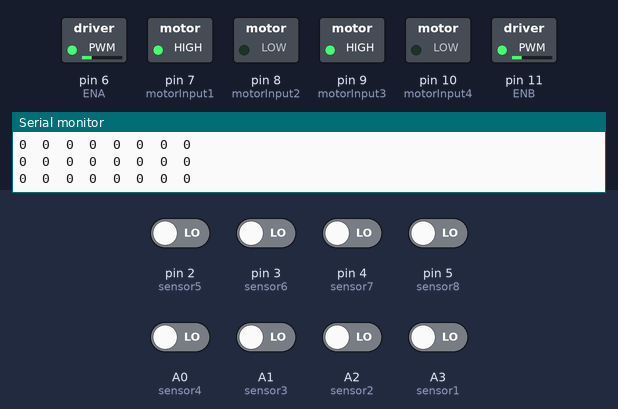
Simulated run of this sketch. Board: Arduino Uno, built with avr-gcc and run on an emulated ATmega328P. Shown: switched loads named in the sketch (green lamp = pin HIGH), the last lines printed to the serial monitor. Inputs (shaded band) come from the test bench; at power-on: A0 (sensor4), A1 (sensor3), A2 (sensor2), A3 (sensor1), pin 2 (sensor5), pin 3 (sensor6), pin 4 (sensor7), pin 5 (sensor8) LOW.

Above: at 2.7 s.
2.8 s: pin 2 (sensor5) driven HIGH
At 3.1 s:
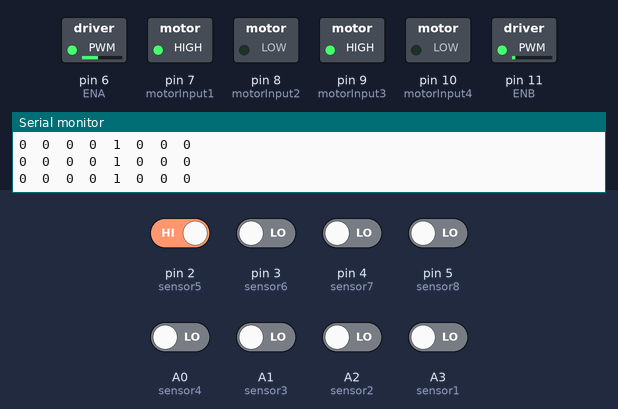
4.3 s: pin 3 (sensor6) driven HIGH
At 5.4 s:
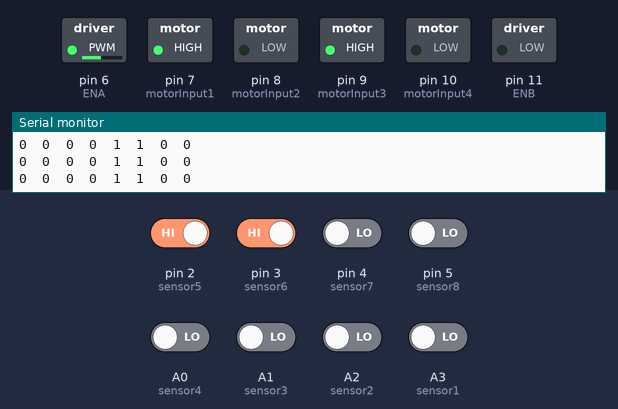
5.8 s: pin 4 (sensor7) driven HIGH
At 7.0 s:
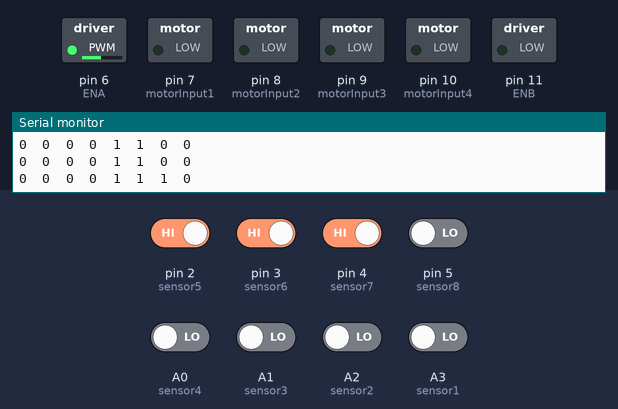
7.3 s: A3 (sensor1) driven HIGH
At 10.3 s:
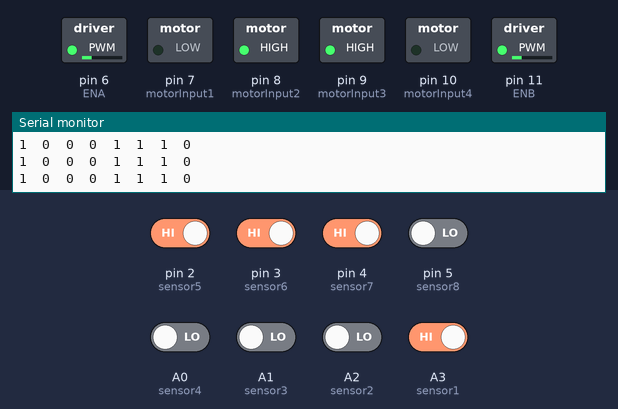
Timing chart, 0 to 11.3 s (numbered marks = the images above; inputs shaded):
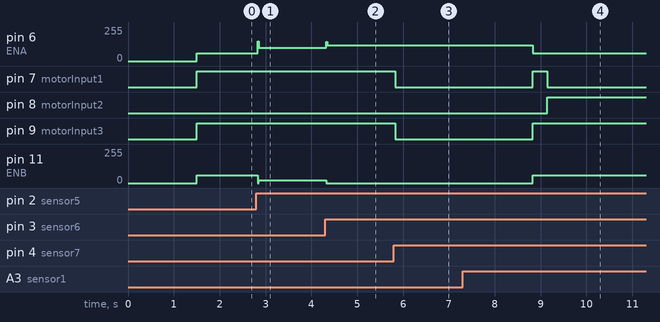

The sketch:

round1Backup.ino
```cpp
#define sensor1 A3      // Left most sensor
#define sensor2 A2      // Left sensor
#define sensor3 A1      // Middle Left sensor
#define sensor4 A0      // Middle Right sensor
#define sensor5 2       // Right sensor
#define sensor6 3       // Right most sensor
#define sensor7 4
#define sensor8 5

// Initial Values of Sensors
int sensor[8] = { 0, 0, 0, 0, 0, 0 , 0, 0 };

// Motor Pins
#define ENA 6
#define motorInput1 7
#define motorInput2 8
#define motorInput3 9
#define motorInput4 10
#define ENB 11

int left_motor_speed = 0;
int right_motor_speed = 0;

int spedr = 60;
int spedl = 60;
int spedf = 60;


int DelayCheck = 16;

int DelayForth = 100;
int DelayEvery = 100;
int DelayReverse = 200;
int DelaySharp = 200;
int delaytest = 3000;
int GoodPosition = 3;

int t = 0;

int initial_motor_speed = 60;

// Output Pins for Led
//int ledPin1 = A3;
//int ledPin2 = A4;

// PID Constants
float Kp = 20.00; // Will be tuned on track
float Ki = 0; //these contants will differ in eee and
float Kd = 25.00 ;//cse fest depending on track

// PID Variables
float error = 0, P = 0, I = 0, D = 0, PID_value = 0;
float previous_error = 0, previous_I = 0;

int flag = 0;

void setup() {
  pinMode(sensor1, INPUT);
  pinMode(sensor2, INPUT);
  pinMode(sensor3, INPUT);
  pinMode(sensor4, INPUT);
  pinMode(sensor5, INPUT);
  pinMode(sensor6, INPUT);

  pinMode(motorInput1, OUTPUT);
  pinMode(motorInput2, OUTPUT);
  pinMode(motorInput3, OUTPUT);
  pinMode(motorInput4, OUTPUT);
  pinMode(ENA, OUTPUT);
  pinMode(ENB, OUTPUT);

  /*pinMode(ledPin1, OUTPUT);
    digitalWrite(ledPin1, LOW);*/


  Serial.begin(9600);                     //setting serial monitor at a default baund rate of 9600
  delay(500);
  Serial.println("Started !!");
  delay(1000);
}

void loop()
{
  read_sensor_values();

  /*************************************************************************************  SHARP_LEFT_DETECT  *******************************************************************************************************************************/

  if (error == 100) {               // Make left turn untill it detects straight path
//LeftSharp:
//        stop_bot();
//        delay(delaytest);
    analogWrite(ENA, spedf); //Right Motor Speed
    analogWrite(ENB, spedf); // Left Motor Speed
    forward();
    delay(DelayEvery);
    read_sensor_values();
    if ( (sensor[1] == 1) && (sensor[2] == 1) && (sensor[3] == 1) && (sensor[4] == 1) && (sensor[5] == 1) && (sensor[6] == 1) ) {
      stop_bot();
      delay(5000);
      do {
        analogWrite(ENA, spedr); //Right Motor Speed
        analogWrite(ENB, spedl); //Left Motor Speed
        sharpLeftTurn();
        read_sensor_values();
      } while (error < -GoodPosition || error > GoodPosition);

    } else {
      analogWrite(ENA, spedr); //Right Motor Speed
      analogWrite(ENB, spedl); //Left Motor Speed
      sharpLeftTurn();
      delay(DelaySharp);
      read_sensor_values();
      do {
        analogWrite(ENA, spedr); //Right Motor Speed
        analogWrite(ENB, spedl); //Left Motor Speed
        sharpLeftTurn();
        read_sensor_values();
      } while (error < -GoodPosition || error > GoodPosition);
      //      stop_bot();
    }
  }

  /**************************************************************************************  SHARP_RIGHT_DETECT  *************************************************************************************** *************************************/

  else if (error == 101) {          // Make right turn untill it detects straight path....If straight path exists.....Go forward

        stop_bot();
        delay(delaytest);
//    analogWrite(ENA, spedf); //Right Motor Speed
//    analogWrite(ENB, spedf); // Left Motor Speed
//    forward();
//    delay(10);
//    read_sensor_values();
//    if (error == 100) {
//      goto LeftSharp;
//    }
//    analogWrite(ENA, spedf); //Right Motor Speed
//    analogWrite(ENB, spedf); // Left Motor Speed
//    forward();
//    delay(10);
//    read_sensor_values();
//    if (error == 100) {
//      goto LeftSharp;
//    }

    analogWrite(ENA, spedf); //Right Motor Speed
    analogWrite(ENB, spedf); // Left Motor Speed
    forward();
    delay(DelayEvery + 20);
    read_sensor_values();

    if (error == 102) {
      do {
        analogWrite(ENA, spedr); //Right Motor Speed
        analogWrite(ENB, spedl); //Left Motor Speed
        sharpRightTurn();
        read_sensor_values();
      } while (error < -GoodPosition || error > GoodPosition );

    } else {
      analogWrite(ENA, spedf); //Right Motor Speed
      analogWrite(ENB, spedf); //Left Motor Speed
      forward();
      delay(DelayForth);
    }
  }

  /********************************************************************  WHITE_DETECT  *************************************************************************************************************************/

  else if (error == 102) {
    //    Serial.println("IM in 102");
    //    delay(6000);
//    t = 0;
//    do {
      analogWrite(ENA, spedf); //Right Motor Speed
      analogWrite(ENB, spedf); //Left Motor Speed

      //      analogWrite(ENA, left_motor_speed); //Left Motor Speed
      //      analogWrite(ENB, right_motor_speed); //Right Motor Speed

      forward();
      delayMicroseconds(1000);
//      t = t + 1;
      //      Serial.print("t=");
      //      Serial.println(t);
//      read_sensor_values();
//      if (t == DelayCheck) {
//        //        Serial.println("IM in condition");
//        //        delay(6000);
//        //        Serial.println("IM out of loop");
//        //        delay(6000);
//
//        break;
//      }
      //      Serial.println("IM out of condition");
//    } while (error == 102);

    //    Serial.println("IM out of do while 102");
    //    delay(6000);

//    if (error == 102) {
//      analogWrite(ENA, 100); //Right Motor Speed
//      analogWrite(ENB, 100); //Left Motor Speed
//      stop_bot();
//      delay(50);
//      //      reverse();
//      //      delay(DelayReverse);
//      do {
//        analogWrite(ENA, 100); //Right Motor Speed
//        analogWrite(ENB, 100); //Left Motor Speed
//
//        sharpLeftTurn();
//
//        read_sensor_values();
//      } while (error < -GoodPosition || error > GoodPosition );
//    }
  }

  /******************************************************************  BLACK_DETECT  ****************************************************************************************************************************/

  else if (error == 103) {

    analogWrite(ENA, spedf); //Right Motor Speed
    analogWrite(ENB, spedf); // Left Motor Speed
    forward();
    delay(DelayEvery);
    read_sensor_values();
    if (error == 103) {     /**** Finish End Reached, Stop! ****/
      stop_bot();
      delay(5000);
      do {
        analogWrite(ENA, spedr); //Right Motor Speed
        analogWrite(ENB, spedl); //Left Motor Speed
        sharpLeftTurn();
        read_sensor_values();
      } while (error < -GoodPosition || error > GoodPosition);

    } else if (error == 102) {       /**** Move Left ****/

      do {
        //Serial.print("\t");
        //Serial.println("Left Here");

        analogWrite(ENA, spedr); //Right Motor Speed
        analogWrite(ENB, spedl); //Left Motor Speed
        sharpLeftTurn();
        read_sensor_values();
      } while (error < -GoodPosition || error > GoodPosition );

    } else {
      analogWrite(ENA, spedr); //Right Motor Speed
      analogWrite(ENB, spedl); //Left Motor Speed
      sharpLeftTurn();
      delay(DelaySharp);
      read_sensor_values();
      do {
        //Serial.print("\t");
        //Serial.println("Left Here");

        analogWrite(ENA, spedr); //Right Motor Speed
        analogWrite(ENB, spedl); //Left Motor Speed
        sharpLeftTurn();
        read_sensor_values();
      } while (error < -GoodPosition || error > GoodPosition );
    }

  }

  /*******************************************************************************************  PID_CONTROL  *******************************************************************************************************************************/

  else {
    calculate_pid();
    motor_control();
  }

}


void read_sensor_values()
{
  //IR reading..........

  sensor[0] = digitalRead(sensor1);   //  analogRead digitalRead
  sensor[1] = digitalRead(sensor2);
  sensor[2] = digitalRead(sensor3);
  sensor[3] = digitalRead(sensor4);
  sensor[4] = digitalRead(sensor5);
  sensor[5] = digitalRead(sensor6);
  sensor[6] = digitalRead(sensor7);
  sensor[7] = digitalRead(sensor8);


  //  Serial.print("left_dist=");
  //  Serial.print("");
  //  Serial.print(left_dist);
  //  Serial.print("\t");
  //  Serial.print("right_dist=");
  //  Serial.print("");
  //  Serial.print(right_dist);
  //  Serial.print("\n\n");


  Serial.print(sensor[0]);
  Serial.print("\t");
  Serial.print(sensor[1]);
  Serial.print("\t");
  Serial.print(sensor[2]);
  Serial.print("\t");
  Serial.print(sensor[3]);
  Serial.print("\t");
  Serial.print(sensor[4]);
  Serial.print("\t");
  Serial.print(sensor[5]);
  Serial.print("\t");
  Serial.print(sensor[6]);
  Serial.print("\t");
  Serial.print(sensor[7]);
  Serial.print("\n");

  if ((sensor[0] == 1))
    error = 100;              // found left
  else if ((sensor[6] == 1))
    error = 101;              // found right
  else if ((sensor[1] == 0) && (sensor[2] == 0) && (sensor[3] == 0) && (sensor[4] == 0) && (sensor[5] == 0) && (sensor[6] == 0)) // Make U turn
    error = 102;              //found white
//  else if ((sensor[1] == 1) && (sensor[2] == 1) && (sensor[3] == 1) && (sensor[4] == 1) && (sensor[5] == 1) && (sensor[6] == 1)) // stop
//    error = 103;              // found black
  else if ((sensor[1] == 1) && (sensor[2] == 0) && (sensor[3] == 0) && (sensor[4] == 0) && (sensor[5] == 0) && (sensor[6] == 0))
    error = 4;
  else if ((sensor[1] == 1) && (sensor[2] == 1) && (sensor[3] == 0) && (sensor[4] == 0) && (sensor[5] == 0) && (sensor[6] == 0))
    error = 3;
  else if ((sensor[1] == 0) && (sensor[2] == 1) && (sensor[3] == 0) && (sensor[4] == 0) && (sensor[5] == 0) && (sensor[6] == 0))
    error = 2;
  else if ((sensor[1] == 0) && (sensor[2] == 1) && (sensor[3] == 1) && (sensor[4] == 0) && (sensor[5] == 0) && (sensor[6] == 0))
    error = 1;
  else if ((sensor[1] == 0) && (sensor[2] == 0) && (sensor[3] == 1) && (sensor[4] == 0) && (sensor[5] == 0) && (sensor[6] == 0))
    error = 0;
  else if ((sensor[1] == 0) && (sensor[2] == 0) && (sensor[3] == 1) && (sensor[4] == 1) && (sensor[5] == 0) && (sensor[6] == 0))
    error = -1;
  else if ((sensor[1] == 0) && (sensor[2] == 0) && (sensor[3] == 0) && (sensor[4] == 1) && (sensor[5] == 0) && (sensor[6] == 0))
    error = -2;
  else if ((sensor[1] == 0) && (sensor[2] == 0) && (sensor[3] == 0) && (sensor[4] == 1) && (sensor[5] == 1) && (sensor[6] == 0))
    error = -3;
  else if ((sensor[1] == 0) && (sensor[2] == 0) && (sensor[3] == 0) && (sensor[4] == 0) && (sensor[5] == 1) && (sensor[6] == 0))
    error = -4;
//  else if ((sensor[1] == 0) && (sensor[2] == 0) && (sensor[3] == 0) && (sensor[4] == 0) && (sensor[5] == 1) && (sensor[6] == 1))
//    error = -4;
//  else if ((sensor[1] == 0) && (sensor[2] == 0) && (sensor[3] == 0) && (sensor[4] == 0) && (sensor[5] == 0) && (sensor[6] == 1))
//    error = -5;

}

void calculate_pid()
{
  P = error;
  I = I + previous_I;
  D = error - previous_error;

  PID_value = (Kp * P) + (Ki * I) + (Kd * D);

  previous_I = I;
  previous_error = error;
}

void motor_control()
{
  // Calculating the effective motor speed:
  int left_motor_speed = initial_motor_speed - PID_value;
  int right_motor_speed = initial_motor_speed + PID_value;

  // The motor speed should not exceed the max PWM value
  left_motor_speed = constrain(left_motor_speed, 0, 255);
  right_motor_speed = constrain(right_motor_speed, 0, 255);

  /*Serial.print(PID_value);
    Serial.print("\t");
    Serial.print(left_motor_speed);
    Serial.print("\t");
    Serial.println(right_motor_speed);*/

  analogWrite(ENA, left_motor_speed); //Left Motor Speed
  analogWrite(ENB, right_motor_speed); //Right Motor Speed

  forward();
}

void forward() {
  digitalWrite(motorInput1, HIGH);
  digitalWrite(motorInput2, LOW);//Right forward rotation
  digitalWrite(motorInput3, HIGH);
  digitalWrite(motorInput4, LOW);//Left forward rotation
}
void reverse() {
  digitalWrite(motorInput1, LOW);
  digitalWrite(motorInput2, HIGH);
  digitalWrite(motorInput3, LOW);
  digitalWrite(motorInput4, HIGH);
}
void sharpLeftTurn() {
  digitalWrite(motorInput1, LOW);//Right reverse rotation
  digitalWrite(motorInput2, HIGH);
  digitalWrite(motorInput3, HIGH);
  digitalWrite(motorInput4, LOW);//Left forward rotation
}
void sharpRightTurn() {
  digitalWrite(motorInput1, HIGH);
  digitalWrite(motorInput2, LOW);//Right forward rotation
  digitalWrite(motorInput3, LOW);//Left reverse rotation
  digitalWrite(motorInput4, HIGH);
}
void stop_bot() {
  //All motors at ease
  digitalWrite(motorInput1, LOW);
  digitalWrite(motorInput2, LOW);
  digitalWrite(motorInput3, LOW);
  digitalWrite(motorInput4, LOW);
}
```

Measured:
- after the input at 2.8 s, pin 6 (ENA): 60/255 → 100/255 at once; pin 11 (ENB): 60/255 → 20/255 at once
- after the input at 4.3 s, pin 6 (ENA): 100/255 → 120/255 at once; pin 11 (ENB): 20/255 → 0/255 at once
- after the input at 5.8 s, pin 7 (motorInput1), pin 9 (motorInput3): HIGH → LOW at once
- after the input at 7.3 s, pin 8 (motorInput2): LOW → HIGH after 1.8 s; pin 9 (motorInput3): goes on until 8.8 s, then stays HIGH
